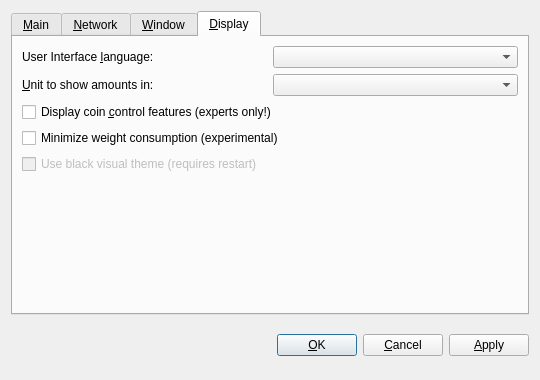
<?xml version="1.0" encoding="UTF-8"?>
<ui version="4.0">
 <class>OptionsDialog</class>
 <widget class="QDialog" name="OptionsDialog">
  <property name="geometry">
   <rect>
    <x>0</x>
    <y>0</y>
    <width>540</width>
    <height>380</height>
   </rect>
  </property>
  <property name="windowTitle">
   <string>Options</string>
  </property>
  <property name="modal">
   <bool>true</bool>
  </property>
  <layout class="QVBoxLayout" name="verticalLayout">
   <item>
    <widget class="QTabWidget" name="tabWidget">
     <property name="tabPosition">
      <enum>QTabWidget::North</enum>
     </property>
     <property name="currentIndex">
      <number>3</number>
     </property>
     <widget class="QWidget" name="tabMain">
      <attribute name="title">
       <string>&amp;Main</string>
      </attribute>
      <layout class="QVBoxLayout" name="verticalLayout_Main">
       <item>
        <widget class="QLabel" name="transactionFeeInfoLabel">
         <property name="text">
          <string>Optional transaction fee per kB that helps make sure your transactions are processed quickly. Most transactions are 1 kB. Fee 0.01 recommended.</string>
         </property>
         <property name="textFormat">
          <enum>Qt::PlainText</enum>
         </property>
         <property name="wordWrap">
          <bool>true</bool>
         </property>
        </widget>
       </item>
       <item>
        <layout class="QHBoxLayout" name="horizontalLayoutFee">
         <item>
          <widget class="QLabel" name="transactionFeeLabel">
           <property name="text">
            <string>Pay transaction &amp;fee</string>
           </property>
           <property name="textFormat">
            <enum>Qt::PlainText</enum>
           </property>
           <property name="buddy">
            <cstring>transactionFee</cstring>
           </property>
          </widget>
         </item>
         <item>
          <widget class="BitcoinAmountField" name="transactionFee"/>
         </item>
         <item>
          <spacer name="horizontalSpacerFee">
           <property name="orientation">
            <enum>Qt::Horizontal</enum>
           </property>
           <property name="sizeHint" stdset="0">
            <size>
             <width>40</width>
             <height>20</height>
            </size>
           </property>
          </spacer>
         </item>
        </layout>
       </item>
       <item>
        <widget class="QLabel" name="reserveBalanceInfoLabel">
         <property name="text">
          <string>Reserved amount does not participate in staking and is therefore spendable at any time.</string>
         </property>
         <property name="textFormat">
          <enum>Qt::PlainText</enum>
         </property>
         <property name="wordWrap">
          <bool>true</bool>
         </property>
        </widget>
       </item>
       <item>
        <layout class="QHBoxLayout" name="horizontalLayoutReserveBalance">
         <item>
          <widget class="QLabel" name="reserveBalanceLabel">
           <property name="text">
            <string>Reserve</string>
           </property>
           <property name="textFormat">
            <enum>Qt::PlainText</enum>
           </property>
           <property name="buddy">
            <cstring>reserveBalance</cstring>
           </property>
          </widget>
         </item>
         <item>
          <widget class="BitcoinAmountField" name="reserveBalance"/>
         </item>
         <item>
          <spacer name="horizontalSpacerReserveBalance">
           <property name="orientation">
            <enum>Qt::Horizontal</enum>
           </property>
           <property name="sizeHint" stdset="0">
            <size>
             <width>40</width>
             <height>20</height>
            </size>
           </property>
          </spacer>
         </item>
        </layout>
       </item>
       <item>
        <widget class="QCheckBox" name="bitcoinAtStartup">
         <property name="toolTip">
          <string>Automatically start coven after logging in to the system.</string>
         </property>
         <property name="text">
          <string>&amp;Start coven on system login</string>
         </property>
        </widget>
       </item>
       <item>
        <spacer name="verticalSpacer_Main">
         <property name="orientation">
          <enum>Qt::Vertical</enum>
         </property>
         <property name="sizeHint" stdset="0">
          <size>
           <width>20</width>
           <height>40</height>
          </size>
         </property>
        </spacer>
       </item>
      </layout>
     </widget>
     <widget class="QWidget" name="tabNetwork">
      <attribute name="title">
       <string>&amp;Network</string>
      </attribute>
      <layout class="QVBoxLayout" name="verticalLayout_Network">
       <item>
        <widget class="QCheckBox" name="mapPortUpnp">
         <property name="toolTip">
          <string>Automatically open the coven client port on the router. This only works when your router supports UPnP and it is enabled.</string>
         </property>
         <property name="text">
          <string>Map port using &amp;UPnP</string>
         </property>
        </widget>
       </item>
       <item>
        <widget class="QCheckBox" name="connectSocks">
         <property name="toolTip">
          <string>Connect to the coven network through a SOCKS5 proxy (e.g. when connecting through Tor).</string>
         </property>
         <property name="text">
          <string>&amp;Connect through SOCKS5 proxy:</string>
         </property>
        </widget>
       </item>
       <item>
        <layout class="QHBoxLayout" name="horizontalLayout_Network">
         <item>
          <widget class="QLabel" name="proxyIpLabel">
           <property name="text">
            <string>Proxy &amp;IP:</string>
           </property>
           <property name="textFormat">
            <enum>Qt::PlainText</enum>
           </property>
           <property name="buddy">
            <cstring>proxyIp</cstring>
           </property>
          </widget>
         </item>
         <item>
          <widget class="QValidatedLineEdit" name="proxyIp">
           <property name="maximumSize">
            <size>
             <width>140</width>
             <height>16777215</height>
            </size>
           </property>
           <property name="toolTip">
            <string>IP address of the proxy (e.g. 127.0.0.1)</string>
           </property>
          </widget>
         </item>
         <item>
          <widget class="QLabel" name="proxyPortLabel">
           <property name="text">
            <string>&amp;Port:</string>
           </property>
           <property name="textFormat">
            <enum>Qt::PlainText</enum>
           </property>
           <property name="buddy">
            <cstring>proxyPort</cstring>
           </property>
          </widget>
         </item>
         <item>
          <widget class="QLineEdit" name="proxyPort">
           <property name="maximumSize">
            <size>
             <width>55</width>
             <height>16777215</height>
            </size>
           </property>
           <property name="toolTip">
            <string>Port of the proxy (e.g. 9050)</string>
           </property>
          </widget>
         </item>
         <item>
          <spacer name="horizontalSpacer_Network">
           <property name="orientation">
            <enum>Qt::Horizontal</enum>
           </property>
           <property name="sizeHint" stdset="0">
            <size>
             <width>40</width>
             <height>20</height>
            </size>
           </property>
          </spacer>
         </item>
        </layout>
       </item>
       <item>
        <spacer name="verticalSpacer_Network">
         <property name="orientation">
          <enum>Qt::Vertical</enum>
         </property>
         <property name="sizeHint" stdset="0">
          <size>
           <width>20</width>
           <height>40</height>
          </size>
         </property>
        </spacer>
       </item>
      </layout>
     </widget>
     <widget class="QWidget" name="tabWindow">
      <attribute name="title">
       <string>&amp;Window</string>
      </attribute>
      <layout class="QVBoxLayout" name="verticalLayout_Window">
       <item>
        <widget class="QCheckBox" name="minimizeToTray">
         <property name="toolTip">
          <string>Show only a tray icon after minimizing the window.</string>
         </property>
         <property name="text">
          <string>&amp;Minimize to the tray instead of the taskbar</string>
         </property>
        </widget>
       </item>
       <item>
        <widget class="QCheckBox" name="minimizeOnClose">
         <property name="toolTip">
          <string>Minimize instead of exit the application when the window is closed. When this option is enabled, the application will be closed only after selecting Quit in the menu.</string>
         </property>
         <property name="text">
          <string>M&amp;inimize on close</string>
         </property>
        </widget>
       </item>
       <item>
        <spacer name="verticalSpacer_Window">
         <property name="orientation">
          <enum>Qt::Vertical</enum>
         </property>
         <property name="sizeHint" stdset="0">
          <size>
           <width>20</width>
           <height>40</height>
          </size>
         </property>
        </spacer>
       </item>
      </layout>
     </widget>
     <widget class="QWidget" name="tabDisplay">
      <attribute name="title">
       <string>&amp;Display</string>
      </attribute>
      <layout class="QVBoxLayout" name="verticalLayout_Display">
       <item>
        <layout class="QHBoxLayout" name="horizontalLayout_1_Display">
         <item>
          <widget class="QLabel" name="langLabel">
           <property name="text">
            <string>User Interface &amp;language:</string>
           </property>
           <property name="textFormat">
            <enum>Qt::PlainText</enum>
           </property>
           <property name="buddy">
            <cstring>lang</cstring>
           </property>
          </widget>
         </item>
         <item>
          <widget class="QValueComboBox" name="lang">
           <property name="toolTip">
            <string>The user interface language can be set here. This setting will take effect after restarting coven.</string>
           </property>
          </widget>
         </item>
        </layout>
       </item>
       <item>
        <layout class="QHBoxLayout" name="horizontalLayout_2_Display">
         <item>
          <widget class="QLabel" name="unitLabel">
           <property name="text">
            <string>&amp;Unit to show amounts in:</string>
           </property>
           <property name="textFormat">
            <enum>Qt::PlainText</enum>
           </property>
           <property name="buddy">
            <cstring>unit</cstring>
           </property>
          </widget>
         </item>
         <item>
          <widget class="QValueComboBox" name="unit">
           <property name="toolTip">
            <string>Choose the default subdivision unit to show in the interface and when sending coins.</string>
           </property>
          </widget>
         </item>
        </layout>
       </item>
       <item>
        <widget class="QCheckBox" name="coinControlFeatures">
         <property name="toolTip">
          <string>Whether to show coin control features or not.</string>
         </property>
         <property name="text">
          <string>Display coin &amp;control features (experts only!)</string>
         </property>
        </widget>
       </item>
       <item>
        <widget class="QCheckBox" name="minimizeCoinAge">
         <property name="toolTip">
          <string>Whether to select the coin outputs randomly or with minimal coin age.</string>
         </property>
         <property name="text">
          <string>Minimize weight consumption (experimental)</string>
         </property>
        </widget>
       </item>
       <item>
        <widget class="QCheckBox" name="useBlackTheme">
         <property name="enabled">
          <bool>false</bool>
         </property>
         <property name="text">
          <string>Use black visual theme (requires restart)</string>
         </property>
        </widget>
       </item>
       <item>
        <spacer name="verticalSpacer_Display">
         <property name="orientation">
          <enum>Qt::Vertical</enum>
         </property>
         <property name="sizeHint" stdset="0">
          <size>
           <width>20</width>
           <height>40</height>
          </size>
         </property>
        </spacer>
       </item>
      </layout>
     </widget>
    </widget>
   </item>
   <item>
    <layout class="QHBoxLayout" name="horizontalLayout_Buttons">
     <item>
      <spacer name="horizontalSpacer_1">
       <property name="orientation">
        <enum>Qt::Horizontal</enum>
       </property>
       <property name="sizeHint" stdset="0">
        <size>
         <width>40</width>
         <height>48</height>
        </size>
       </property>
      </spacer>
     </item>
     <item>
      <widget class="QLabel" name="statusLabel">
       <property name="font">
        <font>
         <weight>75</weight>
         <bold>true</bold>
        </font>
       </property>
       <property name="text">
        <string/>
       </property>
       <property name="textFormat">
        <enum>Qt::PlainText</enum>
       </property>
       <property name="wordWrap">
        <bool>true</bool>
       </property>
      </widget>
     </item>
     <item>
      <spacer name="horizontalSpacer_2">
       <property name="orientation">
        <enum>Qt::Horizontal</enum>
       </property>
       <property name="sizeHint" stdset="0">
        <size>
         <width>40</width>
         <height>48</height>
        </size>
       </property>
      </spacer>
     </item>
     <item>
      <widget class="QPushButton" name="okButton">
       <property name="text">
        <string>&amp;OK</string>
       </property>
      </widget>
     </item>
     <item>
      <widget class="QPushButton" name="cancelButton">
       <property name="text">
        <string>&amp;Cancel</string>
       </property>
       <property name="autoDefault">
        <bool>false</bool>
       </property>
      </widget>
     </item>
     <item>
      <widget class="QPushButton" name="applyButton">
       <property name="text">
        <string>&amp;Apply</string>
       </property>
       <property name="autoDefault">
        <bool>false</bool>
       </property>
      </widget>
     </item>
    </layout>
   </item>
  </layout>
 </widget>
 <customwidgets>
  <customwidget>
   <class>BitcoinAmountField</class>
   <extends>QSpinBox</extends>
   <header>bitcoinamountfield.h</header>
  </customwidget>
  <customwidget>
   <class>QValueComboBox</class>
   <extends>QComboBox</extends>
   <header>qvaluecombobox.h</header>
  </customwidget>
  <customwidget>
   <class>QValidatedLineEdit</class>
   <extends>QLineEdit</extends>
   <header>qvalidatedlineedit.h</header>
  </customwidget>
 </customwidgets>
 <resources/>
 <connections/>
</ui>
